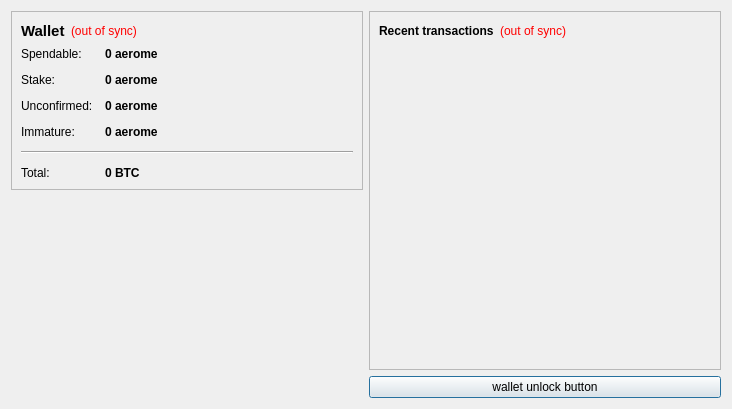
<?xml version="1.0" encoding="UTF-8"?>
<ui version="4.0">
 <class>OverviewPage</class>
 <widget class="QWidget" name="OverviewPage">
  <property name="geometry">
   <rect>
    <x>0</x>
    <y>0</y>
    <width>732</width>
    <height>409</height>
   </rect>
  </property>
  <property name="windowTitle">
   <string>Form</string>
  </property>
  <layout class="QHBoxLayout" name="horizontalLayout" stretch="0,0">
   <item>
    <layout class="QVBoxLayout" name="verticalLayout_2">
     <item>
      <widget class="QFrame" name="frame">
       <property name="frameShape">
        <enum>QFrame::StyledPanel</enum>
       </property>
       <property name="frameShadow">
        <enum>QFrame::Raised</enum>
       </property>
       <layout class="QVBoxLayout" name="verticalLayout_4">
        <item>
         <layout class="QHBoxLayout" name="horizontalLayout_4">
          <item>
           <widget class="QLabel" name="label_5">
            <property name="font">
             <font>
              <pointsize>11</pointsize>
              <weight>75</weight>
              <bold>true</bold>
             </font>
            </property>
            <property name="text">
             <string>Wallet</string>
            </property>
           </widget>
          </item>
          <item>
           <widget class="QLabel" name="labelWalletStatus">
            <property name="toolTip">
             <string>The displayed information may be out of date. Your wallet automatically synchronizes with the aerome network after a connection is established, but this process has not completed yet.</string>
            </property>
            <property name="styleSheet">
             <string notr="true">QLabel { color: red; }</string>
            </property>
            <property name="text">
             <string notr="true">(out of sync)</string>
            </property>
            <property name="alignment">
             <set>Qt::AlignLeading|Qt::AlignLeft|Qt::AlignVCenter</set>
            </property>
           </widget>
          </item>
          <item>
           <spacer name="horizontalSpacer_2">
            <property name="orientation">
             <enum>Qt::Horizontal</enum>
            </property>
            <property name="sizeHint" stdset="0">
             <size>
              <width>40</width>
              <height>20</height>
             </size>
            </property>
           </spacer>
          </item>
         </layout>
        </item>
        <item>
         <layout class="QFormLayout" name="formLayout_2">
          <property name="fieldGrowthPolicy">
           <enum>QFormLayout::AllNonFixedFieldsGrow</enum>
          </property>
          <property name="horizontalSpacing">
           <number>12</number>
          </property>
          <property name="verticalSpacing">
           <number>12</number>
          </property>
          <item row="0" column="0">
           <widget class="QLabel" name="label">
            <property name="text">
             <string>Spendable:</string>
            </property>
           </widget>
          </item>
          <item row="0" column="1">
           <widget class="QLabel" name="labelBalance">
            <property name="font">
             <font>
              <weight>75</weight>
              <bold>true</bold>
             </font>
            </property>
            <property name="cursor">
             <cursorShape>IBeamCursor</cursorShape>
            </property>
            <property name="toolTip">
             <string>Your current spendable balance</string>
            </property>
            <property name="text">
             <string notr="true">0 aerome</string>
            </property>
            <property name="textInteractionFlags">
             <set>Qt::LinksAccessibleByMouse|Qt::TextSelectableByKeyboard|Qt::TextSelectableByMouse</set>
            </property>
           </widget>
          </item>
          <item row="1" column="0">
           <widget class="QLabel" name="label_6">
            <property name="text">
             <string>Stake:</string>
            </property>
           </widget>
          </item>
          <item row="1" column="1">
           <widget class="QLabel" name="labelStake">
            <property name="font">
             <font>
              <weight>75</weight>
              <bold>true</bold>
             </font>
            </property>
            <property name="cursor">
             <cursorShape>IBeamCursor</cursorShape>
            </property>
            <property name="toolTip">
             <string>Total of coins that was staked, and do not yet count toward the current balance</string>
            </property>
            <property name="text">
             <string notr="true">0 aerome</string>
            </property>
            <property name="textInteractionFlags">
             <set>Qt::LinksAccessibleByMouse|Qt::TextSelectableByKeyboard|Qt::TextSelectableByMouse</set>
            </property>
           </widget>
          </item>
          <item row="2" column="0">
           <widget class="QLabel" name="label_3">
            <property name="text">
             <string>Unconfirmed:</string>
            </property>
           </widget>
          </item>
          <item row="2" column="1">
           <widget class="QLabel" name="labelUnconfirmed">
            <property name="font">
             <font>
              <weight>75</weight>
              <bold>true</bold>
             </font>
            </property>
            <property name="cursor">
             <cursorShape>IBeamCursor</cursorShape>
            </property>
            <property name="toolTip">
             <string>Total of transactions that have yet to be confirmed, and do not yet count toward the current balance</string>
            </property>
            <property name="text">
             <string notr="true">0 aerome</string>
            </property>
            <property name="textInteractionFlags">
             <set>Qt::LinksAccessibleByMouse|Qt::TextSelectableByKeyboard|Qt::TextSelectableByMouse</set>
            </property>
           </widget>
          </item>
          <item row="3" column="0">
           <widget class="QLabel" name="labelImmatureText">
            <property name="text">
             <string>Immature:</string>
            </property>
           </widget>
          </item>
          <item row="3" column="1">
           <widget class="QLabel" name="labelImmature">
            <property name="font">
             <font>
              <weight>75</weight>
              <bold>true</bold>
             </font>
            </property>
            <property name="toolTip">
             <string>Mined balance that has not yet matured</string>
            </property>
            <property name="text">
             <string notr="true">0 aerome</string>
            </property>
            <property name="textInteractionFlags">
             <set>Qt::LinksAccessibleByMouse|Qt::TextSelectableByKeyboard|Qt::TextSelectableByMouse</set>
            </property>
           </widget>
          </item>
          <item row="4" column="0" colspan="2">
           <widget class="Line" name="line">
            <property name="orientation">
             <enum>Qt::Horizontal</enum>
            </property>
           </widget>
          </item>
          <item row="5" column="0">
           <widget class="QLabel" name="labelTotalText">
            <property name="text">
             <string>Total:</string>
            </property>
           </widget>
          </item>
          <item row="5" column="1">
           <widget class="QLabel" name="labelTotal">
            <property name="font">
             <font>
              <weight>75</weight>
              <bold>true</bold>
             </font>
            </property>
            <property name="cursor">
             <cursorShape>IBeamCursor</cursorShape>
            </property>
            <property name="toolTip">
             <string>Your current total balance</string>
            </property>
            <property name="text">
             <string notr="true">0 BTC</string>
            </property>
            <property name="textInteractionFlags">
             <set>Qt::LinksAccessibleByMouse|Qt::TextSelectableByKeyboard|Qt::TextSelectableByMouse</set>
            </property>
           </widget>
          </item>
         </layout>
        </item>
       </layout>
      </widget>
     </item>
     <item>
      <spacer name="verticalSpacer_4">
       <property name="orientation">
        <enum>Qt::Vertical</enum>
       </property>
       <property name="sizeHint" stdset="0">
        <size>
         <width>20</width>
         <height>40</height>
        </size>
       </property>
      </spacer>
     </item>
     <item>
      <widget class="QLabel" name="label_2">
       <property name="text">
        <string/>
       </property>
       <property name="pixmap">
        <pixmap resource="../bitcoin.qrc">:/images/wallet_logo</pixmap>
       </property>
       <property name="alignment">
        <set>Qt::AlignCenter</set>
       </property>
      </widget>
     </item>
     <item>
      <spacer name="verticalSpacer">
       <property name="orientation">
        <enum>Qt::Vertical</enum>
       </property>
       <property name="sizeHint" stdset="0">
        <size>
         <width>20</width>
         <height>40</height>
        </size>
       </property>
      </spacer>
     </item>
    </layout>
   </item>
   <item>
    <layout class="QVBoxLayout" name="verticalLayout_3">
     <item>
      <widget class="QFrame" name="frame_2">
       <property name="frameShape">
        <enum>QFrame::StyledPanel</enum>
       </property>
       <property name="frameShadow">
        <enum>QFrame::Raised</enum>
       </property>
       <layout class="QVBoxLayout" name="verticalLayout">
        <item>
         <layout class="QHBoxLayout" name="horizontalLayout_2">
          <item>
           <widget class="QLabel" name="label_4">
            <property name="text">
             <string>&lt;b&gt;Recent transactions&lt;/b&gt;</string>
            </property>
           </widget>
          </item>
          <item>
           <widget class="QLabel" name="labelTransactionsStatus">
            <property name="toolTip">
             <string>The displayed information may be out of date. Your wallet automatically synchronizes with the aerome network after a connection is established, but this process has not completed yet.</string>
            </property>
            <property name="styleSheet">
             <string notr="true">QLabel { color: red; }</string>
            </property>
            <property name="text">
             <string notr="true">(out of sync)</string>
            </property>
            <property name="alignment">
             <set>Qt::AlignRight|Qt::AlignTrailing|Qt::AlignVCenter</set>
            </property>
           </widget>
          </item>
          <item>
           <spacer name="horizontalSpacer">
            <property name="orientation">
             <enum>Qt::Horizontal</enum>
            </property>
            <property name="sizeHint" stdset="0">
             <size>
              <width>40</width>
              <height>20</height>
             </size>
            </property>
           </spacer>
          </item>
         </layout>
        </item>
        <item>
         <widget class="QListView" name="listTransactions">
          <property name="styleSheet">
           <string notr="true">QListView { background: transparent; }</string>
          </property>
          <property name="frameShape">
           <enum>QFrame::NoFrame</enum>
          </property>
          <property name="verticalScrollBarPolicy">
           <enum>Qt::ScrollBarAlwaysOff</enum>
          </property>
          <property name="horizontalScrollBarPolicy">
           <enum>Qt::ScrollBarAlwaysOff</enum>
          </property>
          <property name="selectionMode">
           <enum>QAbstractItemView::NoSelection</enum>
          </property>
         </widget>
        </item>
       </layout>
      </widget>
     </item>
     <item>
      <widget class="QPushButton" name="unlockWalletButton">
       <property name="sizePolicy">
        <sizepolicy hsizetype="Minimum" vsizetype="Fixed">
         <horstretch>0</horstretch>
         <verstretch>0</verstretch>
        </sizepolicy>
       </property>
       <property name="maximumSize">
        <size>
         <width>16777214</width>
         <height>16777214</height>
        </size>
       </property>
       <property name="toolTip">
        <string/>
       </property>
       <property name="text">
        <string>wallet unlock button</string>
       </property>
       <property name="checkable">
        <bool>false</bool>
       </property>
       <property name="autoDefault">
        <bool>false</bool>
       </property>
       <property name="default">
        <bool>true</bool>
       </property>
       <property name="flat">
        <bool>false</bool>
       </property>
      </widget>
     </item>
    </layout>
   </item>
  </layout>
 </widget>
 <resources>
  <include location="../bitcoin.qrc"/>
 </resources>
 <connections/>
</ui>
